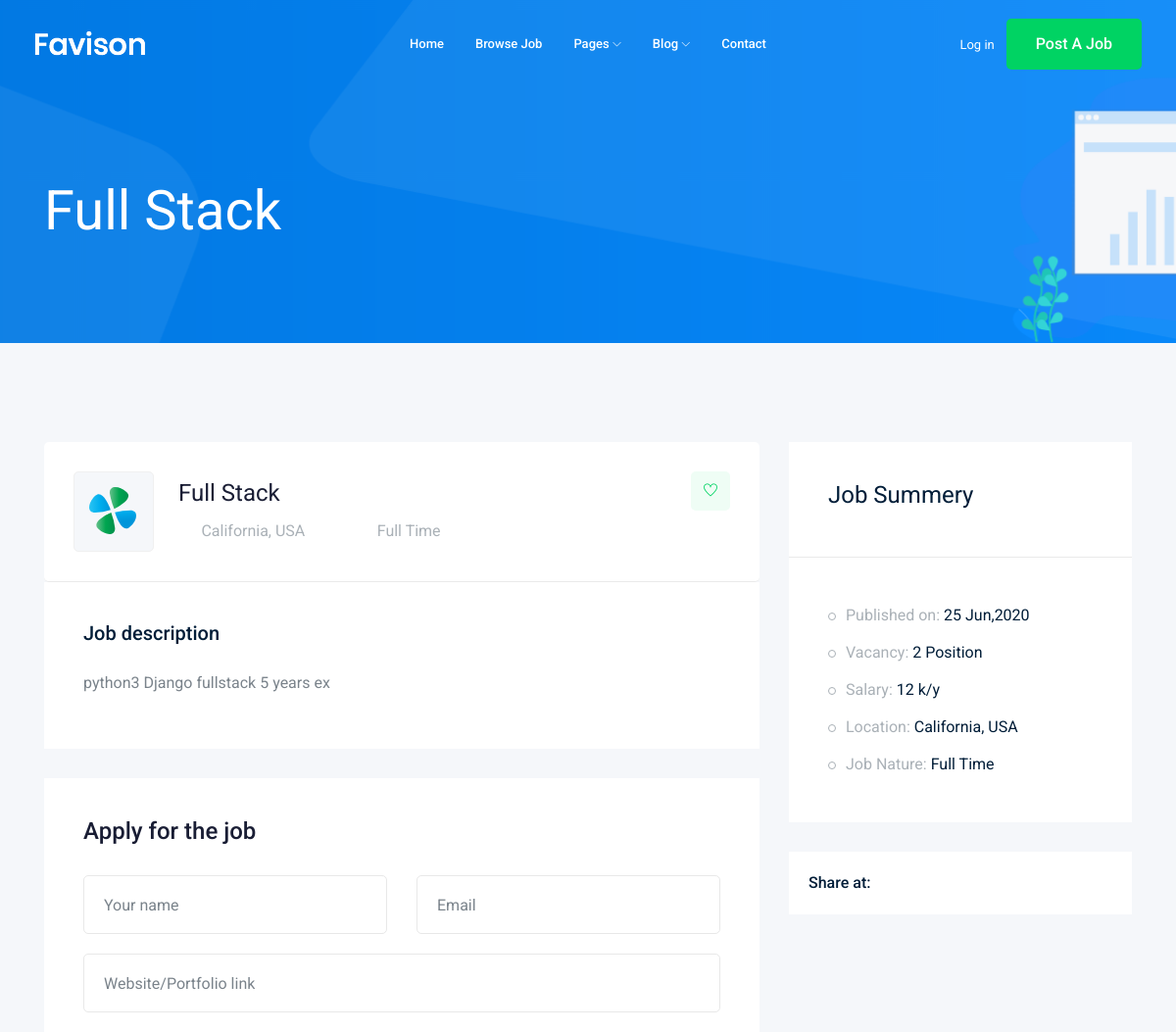
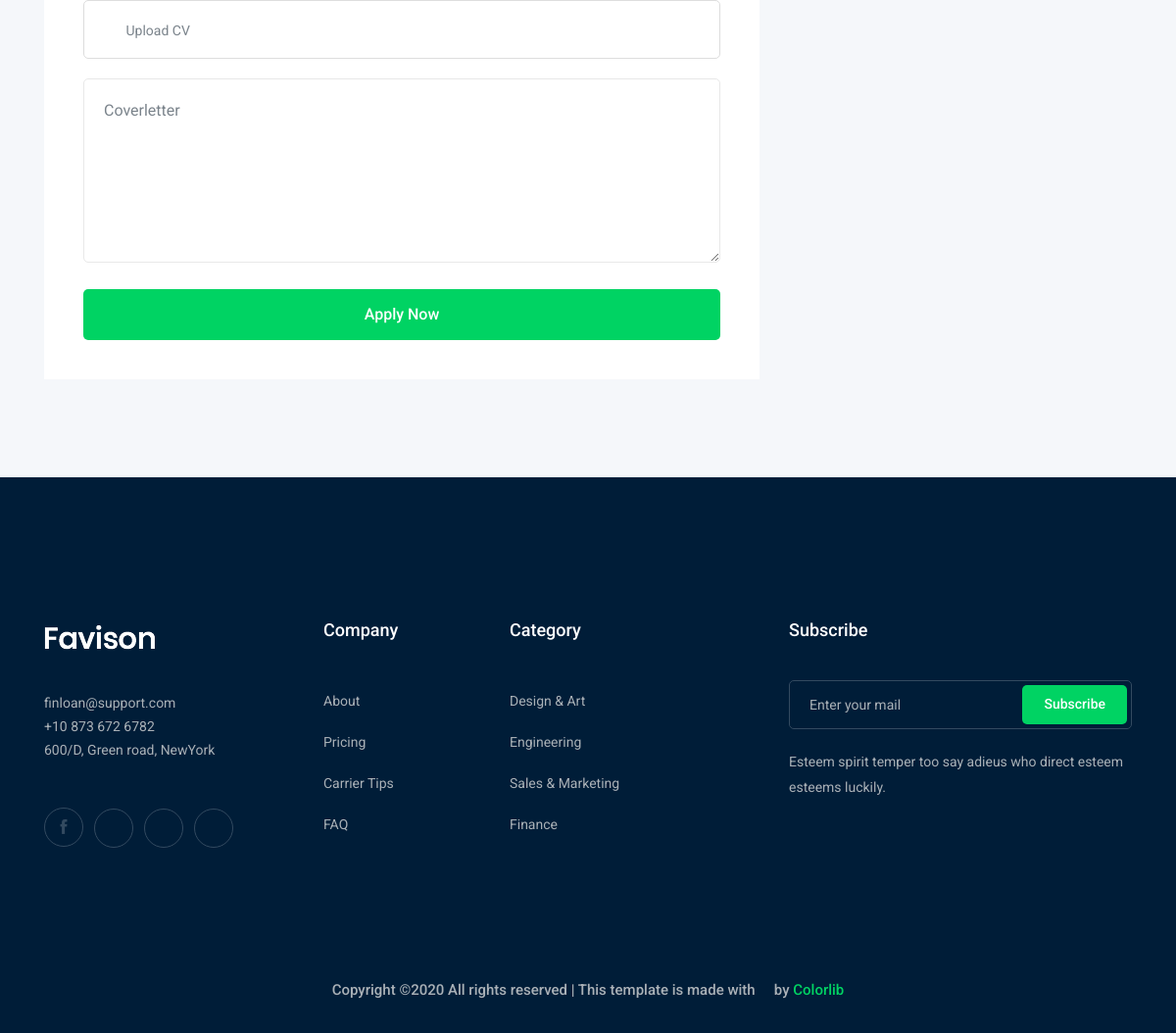
The page /jobs/full-stack on the database its author committed (2 pictures, top to bottom).
### job/models.py (models this page shows, shortened)
class Job(models.Model):
    title = models.CharField(max_length=50)
    job_type = models.CharField(max_length=15, choices=JOB_TYPE)
    descreption_job = models.TextField(max_length=1000)
    published_job = models.DateTimeField(auto_now=True)
    vacancy_job = models.IntegerField(default=1)
    salary_job = models.IntegerField(default=0)
    experiance_job = models.IntegerField(default=1)
    Category_job = models.ForeignKey('Category', on_delete=models.CASCADE)
    image = models.ImageField(upload_to=image_upload)
    slug = models.SlugField(blank=True, null=True)

### job/views.py (the view)
# urls.py: path('<str:slug>', views.job_details, name='job_details'),
def job_details(request , slug):
    job_detail = Job.objects.get(slug=slug)
    context = {
        'job':job_detail
    }
    return render(request, 'job/job_detail.html', context)

### job/templates/job/job_detail.html (shortened to what this page needs)
{% extends 'base.html' %}
{% block content %}
    <div class="bradcam_area bradcam_bg_1">
        <div class="container">
            <div class="row">
                <div class="col-xl-12">
                    <div class="bradcam_text">
                        <h3>{{job.title}}</h3>
                    </div>
                </div>
            </div>
        </div>
    </div>
    <div class="job_details_area">
        <div class="container">
            <div class="row">
                <div class="col-lg-8">
                    <div class="job_details_header">
                        <div class="single_jobs white-bg d-flex justify-content-between">
                            <div class="jobs_left d-flex align-items-center">
                                <div class="thumb">
                                    <img src="img/svg_icon/1.svg" alt="">
                                </div>
                                <div class="jobs_conetent">
                                    <a href="#"><h4>{{job.title}}</h4></a>
                                    <div class="links_locat d-flex align-items-center">
                                        <div class="location">
                                            <p> <i class="fa fa-map-marker"></i> California, USA</p>
                                        </div>
                                        <div class="location">
                                            <p> <i class="fa fa-clock-o"></i> {{job.job_type}}</p>
                                        </div>
                                    </div>
                                </div>
                            </div>
                            <div class="jobs_right">
                                <div class="apply_now">
                                    <a class="heart_mark" href="#"> <i class="ti-heart"></i> </a>
                                </div>
                            </div>
                        </div>
                    </div>
                    <div class="descript_wrap white-bg">
                        <div class="single_wrap">
                            <h4>Job description</h4>
                            <p>{{job.descreption_job}}</p>
                        </div>
                    </div>
                    <div class="apply_job_form white-bg">
                        <h4>Apply for the job</h4>
                        <form action="#">
                            <div class="row">
                                <div class="col-md-6">
                                    <div class="input_field">
                                        <input type="text" placeholder="Your name">
                                    </div>
                                </div>
                                <div class="col-md-6">
                                    <div class="input_field">
                                        <input type="text" placeholder="Email">
                                    </div>
                                </div>
                                <div class="col-md-12">
                                    <div class="input_field">
                                        <input type="text" placeholder="Website/Portfolio link">
                                    </div>
                                </div>
                                <div class="col-md-12">
                                    <div class="input-group">
                                        <div class="input-group-prepend">
                                          <button type="button" id="inputGroupFileAddon03"><i class="fa fa-cloud-upload" aria-hidden="true"></i>
                                          </button>
                                        </div>
                                        <div class="custom-file">
                                          <label class="custom-file-label" for="inputGroupFile03">Upload CV</label>
                                        </div>
                                      </div>
                                </div>
                                <div class="col-md-12">
                                    <div class="input_field">
                                        <textarea name="#" id="" cols="30" rows="10" placeholder="Coverletter"></textarea>
                                    </div>
                                </div>
                                <div class="col-md-12">
                                    <div class="submit_btn">
                                        <button class="boxed-btn3 w-100" type="submit">Apply Now</button>
                                    </div>
                                </div>
                            </div>
                        </form>
                    </div>
                </div>
                <div class="col-lg-4">
                    <div class="job_sumary">
                        <div class="summery_header">
                            <h3>Job Summery</h3>
                        </div>
                        <div class="job_content">
                            <ul>
                                <li>Published on: <span>{{job.published_job|date:"d M"}},{{job.published_job|date:"Y"}}</span></li>
                                <li>Vacancy: <span>{{job.vacancy_job}} Position</span></li>
                                <li>Salary: <span>{{job.salary_job}} k/y</span></li>
                                <li>Location: <span>California, USA</span></li>
                                <li>Job Nature: <span>{{job.job_type}}</span></li>
                            </ul>
                        </div>
                    </div>
                    <div class="share_wrap d-flex">
                        <span>Share at:</span>
                        <ul>
                            <li><a href="#"> <i class="fa fa-facebook"></i></a> </li>
                            <li><a href="#"> <i class="fa fa-google-plus"></i></a> </li>
                            <li><a href="#"> <i class="fa fa-twitter"></i></a> </li>
                            <li><a href="#"> <i class="fa fa-envelope"></i></a> </li>
                        </ul>
                    </div>
                    <div class="job_location_wrap">
                        <div class="job_lok_inner">
                            <div id="map" style="height: 200px;"></div>
                          </div>
                    </div>
                </div>
            </div>
        </div>
    </div>
{% endblock %}

### rows shown on the page
Job: title "Full Stack", job_type "Full Time", descreption_job "python3 Django fullstack 5 years ex", published_job "25 Jun", published_job "2020", vacancy_job "2", salary_job "12"
